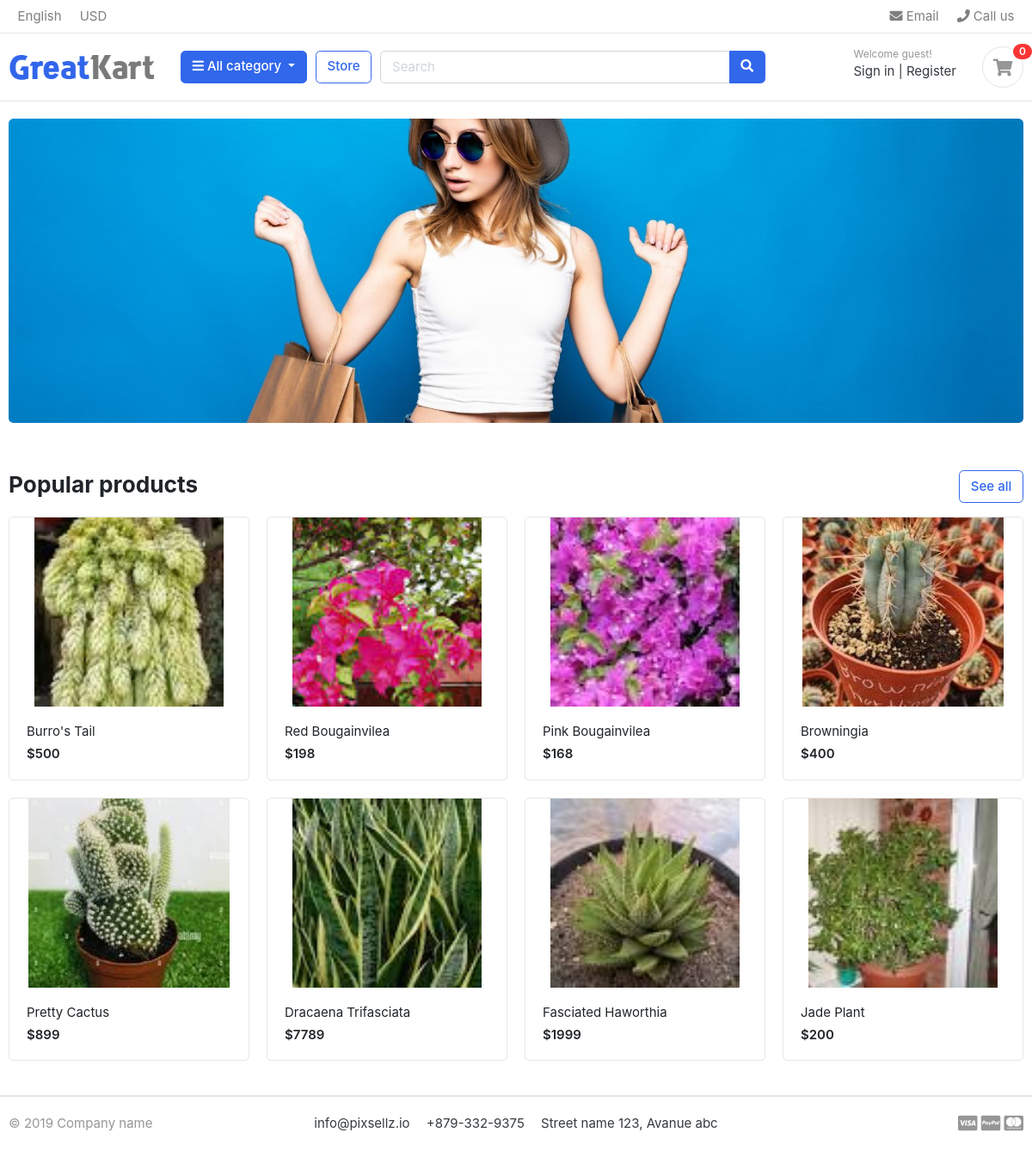
The page / on the database its author committed.
### store/models.py (models this page shows, shortened)
class Product(models.Model):
    product_name    =   models.CharField(max_length=200, unique=True)
    slug            =   models.SlugField(max_length=200, unique=True)
    description     =   models.TextField(max_length=500, blank=True)
    price           =   models.IntegerField()
    images          =   models.ImageField(upload_to='photos/products')
    stock           =   models.IntegerField()
    is_available    =   models.BooleanField(default=True)
    category        =   models.ForeignKey(Category,on_delete=models.CASCADE)
    created_date    =   models.DateTimeField(auto_now_add=True)
    modified_date   =   models.DateTimeField(auto_now=True)
    def get_url(self):
        return reverse('product_detail', args=[self.category.slug, self.slug])

### greatkart/views.py (the view)
# urls.py: 2. Add a URL to urlpatterns:  path('', views.home, name='home')
def home (request):
    products=Product.objects.all().filter(is_available=True)
    context ={
        'products':products,
    }
    return render(request,'home.html', context)

### carts/context_processors.py (called while the page is built)
def counter(request):
    cart_count  =   0
    if 'admin' in request.path:
        return {}
    else:
        try:
            cart = Cart.objects.filter(cart_id=_cart_id(request))
            if request.user.is_authenticated:
                cart_items = CartItem.objects.all().filter(user=request.user)
            else:
                cart_items= CartItem.objects.all().filter(cart=cart[:1])
            for cart_item in cart_items:
                cart_count+= cart_item.quantity
        except Cart.DoesNotExist:
            cart_count=0
    return dict(cart_count=cart_count)

### carts/views.py (called while the page is built)
def _cart_id (request):
    cart   =   request.session.session_key
    if not cart:
        cart  =  request.session.create()
    return cart

### category/context_processors.py (called while the page is built)
def menu_links(request):
    links=Category.objects.all()
    return dict(links=links)

### category/models.py (called while the page is built)
    def get_url(self):
        return reverse('products_by_category', args=[self.slug])

### templates/home.html
{% extends 'base.html' %}
{% load static %}
{% block content %}
<section class="section-intro padding-y-sm">
<div class="container">
<div class="intro-banner-wrap">
	<img src="{%static 'images/banners/cover.jpg' %}" class="img-fluid rounded">
</div>
</div>
</section>
<section class="section-name padding-y-sm">
<div class="container">
<header class="section-heading">
	<a href="{% url 'store' %}" class="btn btn-outline-primary float-right">See all</a>
	<h3 class="section-title">Popular products</h3>
</header>
<div class="row">
	{% for product in products %}
	<div class="col-md-3">
		<div class="card card-product-grid">
			<a href="{{product.get_url}}" class="img-wrap"> <img src="{{product.images.url}}"> </a>
			<figcaption class="info-wrap">
				<a href="{{product.get_url}}" class="title">{{product.product_name}}</a>
				<div class="price mt-1">${{product.price}}</div>
			</figcaption>
		</div>
	</div>
	{% endfor %}
</div>
</div>
</section>
</body>
</html>
{% endblock %}

### static/css/ui.css (style rules this page uses)
html { font-family: "Inter", sans-serif; font-size: 15px; }
.img-wrap { text-align: center; display: block; }
.img-wrap img { max-width: 100%; }
.padding-y-sm { padding-top: 20px; padding-bottom: 20px; }
.section-heading { margin-bottom: 20px; margin-top: 15px; }
.section-title { color: #212529; }
[class*=card-product] a.title { color: #212529; display: block; }
[class*=card-product] .img-wrap { overflow: hidden; position: relative; }
[class*=card-product] .img-wrap img { height: 100%; max-width: 100%; width: auto; display: inline-block; -o-object-fit: cover; object-fit: cover; }
.card-product-grid { margin-bottom: 20px; }
.card-product-grid .img-wrap { border-radius: 0.2rem 0.2rem 0 0; height: 220px; }
.card-product-grid .info-wrap { overflow: hidden; padding: 18px 20px; }
.card .img-wrap { overflow: hidden; }
.price { font-weight: 600; color: #212529; }

### rows shown on the page
Product: images (picture), product_name "Burro's Tail", price "500"
Product: images (picture), product_name "Red Bougainvilea", price "198"
Product: images (picture), product_name "Pink Bougainvilea", price "168"
Product: images (picture), product_name "Browningia", price "400"
Product: images (picture), product_name "Pretty Cactus", price "899"
Product: images (picture), product_name "Dracaena Trifasciata", price "7789"
Product: images (picture), product_name "Fasciated Haworthia", price "1999"
Product: images (picture), product_name "Jade Plant", price "200"

### other values the page prints
{{ cart_count }} "0"
